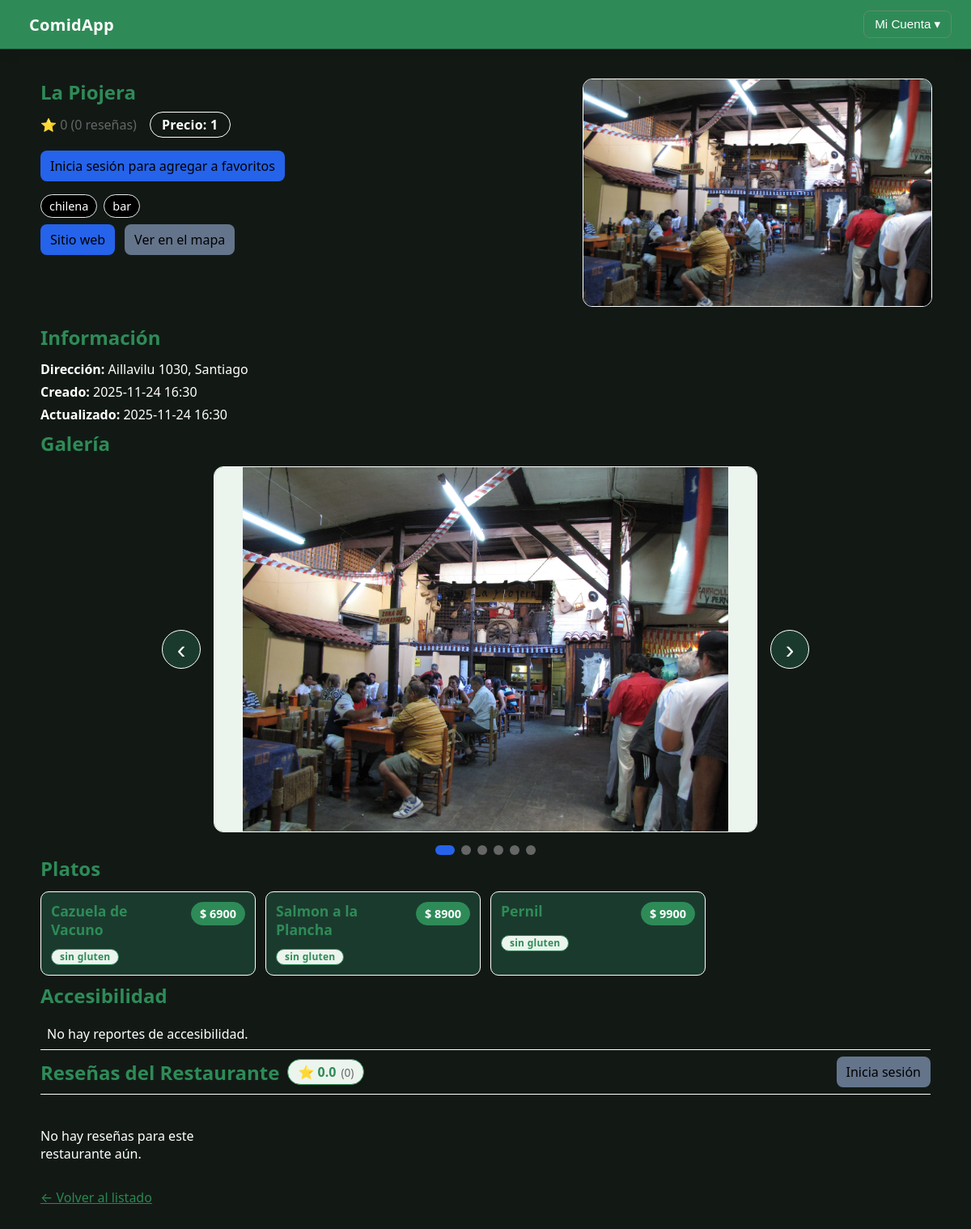
The page /restaurantes/4/ on the database its author committed.
### aplicacion/models.py (models this page shows, shortened)
class Restaurant(models.Model):
    name = models.CharField(max_length = 100)
    address = models.CharField(max_length = 100)
    lat = models.FloatField()
    lon = models.FloatField()
    price = models.IntegerField(choices = [(1, 1), (2, 2), (3, 3), (4, 4), (5, 5)])
    url = models.URLField(blank = True, null = True)
    cuisines = models.ManyToManyField(Cuisine, blank = True)
    tags = models.ManyToManyField("Tag", through = "RestaurantTag", blank = True)
    avg_rating = models.FloatField(default = 0)
    review_count = models.IntegerField(default = 0)
    created_at = models.DateTimeField(auto_now_add = True)
    updated_at = models.DateTimeField(auto_now = True)
    class Meta:
        models.Index(fields = ["name"])
        models.Index(fields = ["address"])

class Cuisine(models.Model):
    name = models.CharField(max_length = 100, unique = True)

class Photo(models.Model):
    class Category(models.TextChoices):
        KITCHEN = "kitchen", "kitchen"
        BATHROOM = "bathroom", "bathroom"
        TABLES = "tables", "tables"
        ENTRANCE = "entrance", "entrance"
        MENU = "menu", "menu"
        DISH = "dish", "dish"
        OTHER = "other", "other"  # categoría comodín
    uploaded_by = models.ForeignKey(
        settings.AUTH_USER_MODEL, on_delete = models.CASCADE, null = True, blank = True
    )
    restaurant = models.ForeignKey(
        Restaurant, on_delete = models.CASCADE, related_name = "photos"
    )
    dish = models.ForeignKey(
        Dish, on_delete = models.SET_NULL, null = True, blank = True, related_name = "photos"
    )
    category = models.CharField(max_length = 20, choices = Category.choices)
    category_label = models.CharField(max_length = 50, blank = True)
    image = models.ImageField(
        upload_to='photos/',
        max_length=300
    )
    taken_at = models.DateField(null = True, blank = True)
    is_approved = models.BooleanField(default = False)
    created_at = models.DateTimeField(auto_now_add = True)

class Dish(models.Model):
    restaurant = models.ForeignKey(
        Restaurant, on_delete = models.CASCADE, related_name = "dishes"
    )
    dish_type = models.ForeignKey(
        DishType, on_delete = models.SET_NULL, null = True, blank = True, related_name = "restaurant_dishes"
    )
    name = models.CharField(max_length = 100)              # nombre tal cual en la carta del restaurant
    description = models.TextField(blank = True)
    price_ref = models.IntegerField(default = 0)
    tags = models.ManyToManyField("Tag", through = "DishTag", blank = True)
    class Meta:
        unique_together = ("restaurant", "name")

class Tag(models.Model):
    SCOPE = [
        ("restaurant", "restaurant"),
        ("dish", "dish"),
        ("both", "both"),
    ]
    code = models.SlugField(max_length = 100, unique = True)
    name = models.CharField(max_length = 100, unique = True)
    scope = models.CharField(max_length = 20, choices = SCOPE, default = "both")
    group = models.CharField(max_length = 50, blank = True)
    def __str__(self) -> str:
        return self.name

### aplicacion/views.py (the view)
# urls.py: path('restaurantes/<int:restaurante_id>/', views.detalle_restaurante, name='detalle_restaurante'),
def detalle_restaurante(request, restaurante_id):
    restaurante = get_object_or_404(Restaurant, pk=restaurante_id)
    form = RestaurantReviewForm()
    return render(request, "detalle_restaurante.html", {
        "restaurante": restaurante,
        "form": form
        })

### aplicacion/templates/detalle_restaurante.html (shortened to what this page needs)
{% extends "base.html" %}
{% load static %}
{% block extra_head %}
<link rel="stylesheet" href="{% static 'styles/detalle_restaurante.css' %}">
<link rel="stylesheet" href="{% static 'styles/create_resena.css' %}">
{% endblock %}
{% block contenido %}
<section class="restaurant-header">
    <div class="title-and-meta">
        <h1 class="restaurant-name">{{ restaurante.name }}</h1>
        <div class="meta">
            <span class="rating">⭐ {{ restaurante.avg_rating|default:0 }} ({{ restaurante.review_count|default:0 }} reseñas)</span>
            <span class="price">Precio: {{ restaurante.price }}</span>
        </div>
        {% if user.is_authenticated %}
            <form action="{% url 'toggle_favorito' restaurante.id %}" method="post" style="margin: 10px 0;">
                {% csrf_token %}
                {% if restaurante in user.favoritos.all %}
                    <button type="submit" class="btn btn-danger">❤️ Quitar de favoritos</button>
                {% else %}
                    <button type="submit" class="btn btn-primary">🤍 Agregar a favoritos</button>
                {% endif %}
            </form>
        {% else %}
            <p>
                <a href="{% url 'login' %}?next={{ request.path }}" class="btn btn-secondary">
                    Inicia sesión para agregar a favoritos
                </a>
            </p>
        {% endif %}
        <div class="chips">
            {% for c in restaurante.cuisines.all %}
                <span class="chip">{{ c.name }}</span>
            {% empty %}
                <span class="chip chip--empty">Sin categoría</span>
            {% endfor %}
        </div>
        <div class="links">
            {% if restaurante.url %}
                <a class="btn" href="{{ restaurante.url }}" target="_blank" rel="noopener">Sitio web</a>
            {% endif %}
            <a class="btn btn--secondary" href="https://www.google.com/maps?q={{ restaurante.lat }},{{ restaurante.lon }}" target="_blank" rel="noopener">Ver en el mapa</a>
        </div>
    </div>
    <div class="cover">
        {% with cover=restaurante.photos.all.0 %}
            {% if cover  and cover.image %}
                <img class="restaurant-cover" src="{{ cover.image.url}}" alt="Foto de {{ restaurante.name }}" loading="lazy">
            {% else %}
                <img class="restaurant-cover" src="{% static 'img/placeholder-restaurant.png' %}" alt="Sin foto">
            {% endif %}
        {% endwith %}
    </div>
</section>
<section class="restaurant-info">
    <h2>Información</h2>
    <ul class="info-list">
        <li><strong>Dirección:</strong> {{ restaurante.address }}</li>
        <li><strong>Creado:</strong> {{ restaurante.created_at|date:'Y-m-d H:i' }}</li>
        <li><strong>Actualizado:</strong> {{ restaurante.updated_at|date:'Y-m-d H:i' }}</li>
    </ul>
</section>
<section class="restaurant-gallery">
    <h2>Galería</h2>
    {% if restaurante.photos.all %}
        <div class="carousel-container">
            <button class="carousel-btn carousel-btn-prev" onclick="moveCarousel(-1)">‹</button>
            <div class="carousel">
                <div class="carousel-track">
                    {% for photo in restaurante.photos.all %}
                        <div class="carousel-slide">
                            <img src="{{ photo.image.url}}" alt="{{ photo.category_label|default:photo.category }}" loading="lazy">
                        </div>
                    {% endfor %}
                </div>
            </div>
            <button class="carousel-btn carousel-btn-next" onclick="moveCarousel(1)">›</button>
        </div>
        <div class="carousel-indicators">
            {% for photo in restaurante.photos.all %}
                <span class="carousel-dot" onclick="goToSlide({{ forloop.counter0 }})"></span>
            {% endfor %}
        </div>
    {% else %}
        <p>No hay fotos disponibles.</p>
    {% endif %}
</section>
<section class="restaurant-dishes">
    <h2>Platos</h2>
    <div class="cards">
        {% for dish in restaurante.dishes.all %}
            <article class="card">
                <header>
                    <h3>{{ dish.name }}</h3>
                    {% if dish.price_ref %}<span class="badge">$ {{ dish.price_ref }}</span>{% endif %}
                </header>
                <div class="tags">
                    {% for tag in dish.tags.all %}
                        <span class="tag">{{ tag.name }}</span>
                    {% empty %}
                        <span class="tag tag--empty">Sin etiquetas</span>
                    {% endfor %}
                </div>
            </article>
        {% empty %}
            <p>No hay platos registrados.</p>
        {% endfor %}
    </div>
</section>
<section class="restaurant-accessibility">
    <h2>Accesibilidad</h2>
    <ul class="access-list">
        {% for ar in restaurante.access_reports.all %}
            <li>
                <strong>{{ ar.feature.name }}</strong>
                <span class="badge status-{{ ar.status }}">{{ ar.status }}</span>
                {% if ar.notes %}<span class="muted"> · {{ ar.notes }}</span>{% endif %}
                {% if ar.source_type %}<span class="muted"> · fuente: {{ ar.source_type }}</span>{% endif %}
            </li>
        {% empty %}
            <li>No hay reportes de accesibilidad.</li>
        {% endfor %}
    </ul>
</section>
<section class="restaurant-reviews">
    <div class="section-header">
    <div style="display: flex; align-items: center; gap: 10px;">
        <h2>Reseñas del Restaurante</h2>
        <span class="rating-badge">
            ⭐ {{ restaurante.avg_rating|default:0|floatformat:1 }}
            <span class="count-muted">
                ({% if restaurante.review_count %}{{ restaurante.review_count }}{% else %}{{ restaurante.reviews.count }}{% endif %})
            </span>
        </span>
    </div>
    {% if user.is_authenticated %}
        <button onclick="openModal()" class="btn-primary">+ Añadir Reseña</button>
    {% else %}
        <a href="/admin/login/?next={{ request.path }}" class="btn btn--secondary">Inicia sesión</a>
    {% endif %}
    </div>
    <div class="cards">
    {% for review in restaurante.reviews.all %}
        <article class="card review">
            <header>
                <div class="review-user">
                    <h3>{{ review.user.username }}</h3>
                    <footer class="muted" style="font-size: 0.8rem;">{{ review.created_at|date:'d/m/Y' }}</footer>
                </div>
                <span class="stars">⭐ {{ review.rating }}</span>
            </header>
            <p>{{ review.comment }}</p>
            {% if review.tags.all %}
                <div class="review-tags">
                    {% for tag in review.tags.all %}
                        <span class="mini-tag">{{ tag.name}} </span>
                    {% endfor %}
                </div>
            {% endif %}
            {% if review.photo %}
                <div class="review-image-container">
                    <a href="{{ review.photo.url }}" target="_blank">
                        <img src="{{ review.photo.url }}" alt="Foto de reseña" loading="lazy">
                    </a>
                </div>
            {% endif %}
        </article>
    {% empty %}
        <p class="no-reviews-msg">No hay reseñas para este restaurante aún.</p>
    {% endfor %}
</div>
</section>
<p><a href="/">← Volver al listado</a></p>
{% endblock %}

### aplicacion/static/styles/main.css (style rules this page uses)
html { color-scheme: light dark; }
:root { --bg: #f5f6f4; --panel: #ffffff; --elev: #ecf4ee; --fg: #1b3a2e; --muted: #4d665b; --brand: #2e8b57; --brand-700: #26724a; --brand-800: #1f5a3d; --ok: #2ecc71; --warn: #f7b500; --danger: #e74c3c; --border: #c5d1c8; --border-soft: #dde5df; --radius: 12px; --shadow: 0 4px 14px rgba(0,0,0,0.1); }
body { margin: 0; font-family: system-ui, -apple-system, "Segoe UI", Roboto, Arial, sans-serif; background: var(--bg); color: var(--fg); }
h1, h2, h3 { margin: 0 0 .75rem 0; color: var(--brand); }
a { color: color-mix(in oklab, var(--brand) 90%, #006400); }
.restaurant-name { font-weight:700; }

### aplicacion/static/styles/detalle_restaurante.css (style rules this page uses)
:root { --bg: #121915; --fg: #fff; --muted: #666; --chip: #000; --chip-border: #e9ecef; --card: #1b3a2e; --border: #ffffff; --primary: #2563eb; --secondary: #64748b; --ok: #16a34a; --warn: #d97706; --bad: #dc2626; --fs-xs: .75rem; --fs-sm: .85rem; --fs-base: 1rem; --fs-lg: 1.125rem; }
body { color: var(--fg); }
.restaurant-header { display: grid; grid-template-columns: 1.2fr .8fr; gap: 24px; align-items: start; margin: 16px 0; }
.restaurant-name { margin: 0 0 8px 0; }
.meta { display: flex; gap: 16px; align-items: center; color: var(--muted); }
.price { padding: 4px 14px; border: 1px solid var(--border); border-radius: 999px; color: var(--fg); font-size: var(--fs-base); font-weight: 600; letter-spacing: .25px; }
.chips { display: flex; gap: 8px; flex-wrap: wrap; margin: 8px 0; }
.chip { background: var(--chip); border: 1px solid var(--chip-border); padding: 4px 10px; border-radius: 999px; font-size: .9rem; }
.links { display: flex; gap: 12px; margin-top: 8px; }
.btn { display: inline-block; padding: 8px 12px; border-radius: 8px; background: var(--primary); color: #000; text-decoration: none; }
.btn--secondary { background: var(--secondary); }
.cover img { width: 100%; height: 280px; object-fit: cover; border-radius: 12px; border: 1px solid var(--border); }
.restaurant-info .info-list { list-style: none; padding: 0; margin: 8px 0; }
.restaurant-info .info-list li { margin: 6px 0; }
.carousel-container { position: relative; max-width: 800px; margin: 0 auto; display: flex; align-items: center; gap: 16px; }
.carousel { flex: 1; overflow: hidden; border-radius: 12px; background: var(--card); border: 1px solid var(--border); }
.carousel-track { display: flex; transition: transform 0.4s ease-in-out; }
.carousel-slide { min-width: 100%; display: flex; justify-content: center; align-items: center; background: var(--elev); }
.carousel-slide img { width: 100%; height: 450px; object-fit: contain; display: block; background: var(--elev); }
.carousel-btn { background: var(--card); border: 1px solid var(--border); color: var(--fg); font-size: 2rem; width: 48px; height: 48px; border-radius: 50%; cursor: pointer; display: flex; align-items: center; justify-content: center; transition: all 0.2s ease; flex-shrink: 0; }
.carousel-indicators { display: flex; justify-content: center; gap: 8px; margin-top: 16px; }
.carousel-dot { width: 12px; height: 12px; border-radius: 50%; background: var(--muted); cursor: pointer; transition: all 0.2s ease; }
.carousel-dot.active { background: var(--primary); width: 24px; border-radius: 6px; }
.cards { display: grid; grid-template-columns: repeat(auto-fill, minmax(240px, 1fr)); gap: 12px; margin: 8px 0; }
.card { background: var(--card); border: 1px solid var(--border); border-radius: 10px; padding: 12px; }
.card header { display: flex; justify-content: space-between; align-items: flex-start; gap:10px; margin-bottom: 8px; }
.card header h3 { margin:0; font-size: 1.1rem; line-height: 1.3; flex:1; }
.badge { background: var(--brand); color: #ffffff; border: 1px solid var(--brand); border-radius: 999px; padding: 4px 10px; font-size: 0.9rem; font-weight: 700; white-space: nowrap; flex-shrink: 0; }
.tags { display: flex; gap: 6px; flex-wrap: wrap; margin-top: 12px; }
.tag { display: inline-flex; align-items: center; background-color: var(--elev); color: var(--brand); border: 1px solid var(--brand); padding: 2px 10px; border-radius: 12px; font-size: 0.75rem; font-weight: 600; line-height: 1.2; letter-spacing: .25px; }
.access-list { list-style: none; padding: 0; margin: 8px 0; }
.access-list li { padding: 8px; border-bottom: 1px solid var(--border); }

### rows shown on the page
Restaurant: name "La Piojera", avg_rating "0", review_count "0", price "1", address "Aillavilu 1030, Santiago", created_at "2025-11-24 16:30", updated_at "2025-11-24 16:30", avg_rating "0.0", reviews.count "0"
Cuisine: name "chilena"
Cuisine: name "bar"
Dish: name "Cazuela de Vacuno", price_ref "6900"
Tag: name "sin gluten"
Dish: name "Salmon a la Plancha", price_ref "8900"
Dish: name "Pernil", price_ref "9900"
